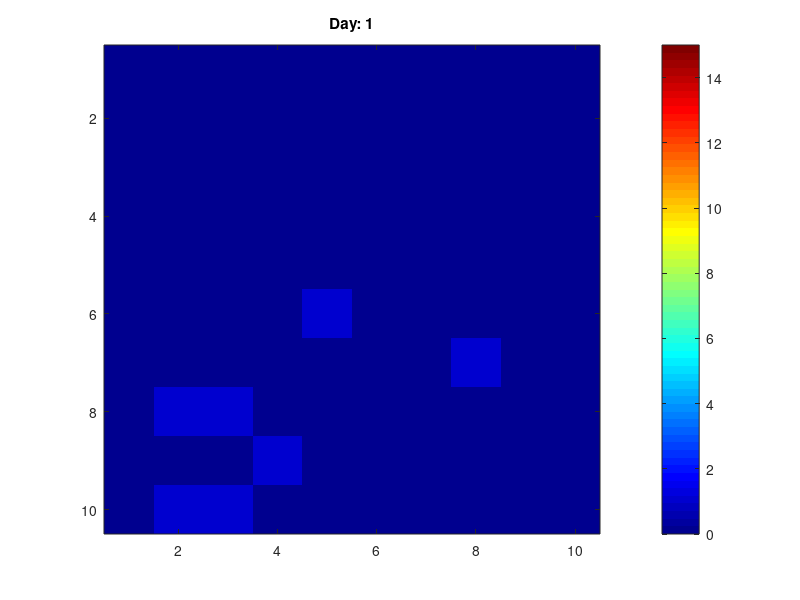

The MATLAB script that drew this image: (Note: this script raises an error after producing the figure.)
% Jackson Prettyman, Matt Bass, Will Johnson
% May 10, 2021
% CA model of COVID infection accross a population

% figure dimensions
rows= 10; %number of rows 
cols = 10; %number of cols
x = 1:rows;
y = 1:cols; 

% simulation constants
days = 14; % number of days
number_iterations = days; % number of iterations 

% creating grid
cell_value = zeros(rows, cols);
cell_value_extend = zeros(rows + 2, cols + 2);
observation_period = {};
observation_period_extend = {};

% constants
length_of_infection = 2; % length in days that infection lasts
length_of_immunity = 5;
transmission_constant = .25; % chance a susceptible becomes infected ...
                             % when interacting with 1 infected
chance_of_death = .15; %chance of a death when sick
chance_of_qurantine = .30; %chance of being quarantined when applicable
chance_of_mask = .5; %chance neighbor is wearing a mask on that check
                             
%cell states
%All of the following are just state varaibles to to be easily changed
%in future simulations
susceptible_state = 0; 
exposed_state = 1;
infectious_state = 2;
recovered_state = 3;
dead_state = 9;
infected_quarantine_state = 10; %goes to this plus length of infection 
susceptible_quarantine_state = 14; %goes to this plus length of infection



% neighbor function for use in infection simulation
% input: coordinates of grid extended
% output: odds of infection given number of infected around susceptible and
% if the neighbor is wearing a mask based on the chance of mask constant
probability_of_infection = @(x, y, cell_value_ex) ...
    ((transmission_constant) ...
    * ((cell_value_ex(x + 1, y) == infectious_state && rand < chance_of_mask) ...
    + (cell_value_ex(x - 1, y) == infectious_state && rand < chance_of_mask)  ...
    + (cell_value_ex(x, y + 1) == infectious_state && rand < chance_of_mask)  ...
    + (cell_value_ex(x, y - 1) == infectious_state && rand < chance_of_mask)));

% initial population values
total_population = rows * cols; % total number of people

% initialization probabilities
probability_initially_susceptible = 0.9; % probability to start susceptible 

% initializing the grid and grid list
initial_infected = 0;
for j = x
    for k = y
        if rand > probability_initially_susceptible
            cell_value(j, k) = cell_value(j, k) + 1;
            initial_infected = initial_infected + 1;
        end
    end
end

cell_value_extend(2:rows + 1, 2:cols + 1) = cell_value;
observation_period{1} = cell_value;
observation_period_extend{1} = cell_value_extend;

% population arrays
susceptible_array = zeros(1, number_iterations);
susceptible_array(1) = total_population - initial_infected;
infected_array = zeros(1, number_iterations);
infected_array(1) = initial_infected;
dead_array = zeros(1,number_iterations);

for i = 2:number_iterations    
     cell_value = observation_period{i - 1};
     cell_value_extend = observation_period_extend{i - 1};
     for row = 2:rows + 1
         for col = 2:cols + 1
             %This first conditional will work with the nested for loop to 
             %apply the neighbor function named probability of infection 
             %to all cells that hold the susceptible state, calculating the
             %odds they get sicks off of how many neoghtbors they have 
             if cell_value(row - 1, col - 1) == susceptible_state
                cell_value(row - 1, col - 1) = ...
                    cell_value(row - 1, col - 1) + (rand < ...
                    probability_of_infection(row, col, cell_value_extend));
                %This second loop, we are checking for the chance to have
                %qurantined susceptible patients. If they have come in
                %contact with infected peoples, but do not get sick, then
                %they will have a chance based on the chance of quarantine
                %variable to be put into quarantine for length of infection
                %days meaning they cannot infect others and do not act as
                %neighbors
                if probability_of_infection(row, col, cell_value_extend) ~= ...
                        susceptible_state && cell_value(row - 1, col - 1) == ...
                        susceptible_state && ...
                        rand <= chance_of_qurantine
                    cell_value(row - 1, col - 1) = ...
                        susceptible_quarantine_state;
                end
             %This conditional is checking for  the non susceptible
             %units that are alive so it can incrament their value showing
             %that they have lasted another day in the simulation. Peoples
             %that are incramented include those in the exposed or
             %infectious state, those in any state of recovery, and those
             %in either quarantine.
             elseif (cell_value(row - 1, col - 1) > susceptible_state && ...
                 cell_value(row - 1, col - 1) < recovered_state+...
                 length_of_immunity) || ...
                 (cell_value(row - 1, col - 1)>dead_state && ...
                   cell_value(row - 1, col - 1)<infected_quarantine_state +...
                   length_of_infection) || ...
                   (cell_value(row - 1, col - 1) >= ...
                   susceptible_quarantine_state && ...
                   cell_value(row - 1, col - 1) < ...
                   susceptible_quarantine_state + length_of_infection)
                cell_value(row - 1, col - 1) = ...
                    cell_value(row - 1, col - 1) + 1;
                %Checks for if a person in either of the two infected
                %states or the infected quarantine states will die in this
                %step based upon the chance of death variable
                if ((cell_value(row - 1, col - 1) > susceptible_state && ...
                   cell_value(row - 1, col - 1)<recovered_state)|| ...
                   (cell_value(row - 1, col - 1)>dead_state && ...
                   cell_value(row - 1, col - 1)<infected_quarantine_state + ...
                   length_of_infection))...
                   && rand<= chance_of_death
                    cell_value(row - 1, col - 1) = dead_state;
                end
                
               %checks if those in the exposed state are put into
               %quarantine based on the varaible chance of quarantine
                if cell_value(row - 1, col - 1) == exposed_state && ...
                        rand <= chance_of_qurantine
                    cell_value(row - 1, col - 1) = infected_quarantine_state;
                end
                %checks for if the person is at the end of immunity or of
                %their susceptible quarantine and are returned to the
                %susceptible_state
                if cell_value(row - 1, col - 1) == recovered_state+...
                   length_of_immunity || ...
                   cell_value(row - 1, col - 1) == ...
                   susceptible_quarantine_state + length_of_infection
                    cell_value(row - 1, col - 1) = susceptible_state;
                    
                end
                %Checks for those coming out of infectious quarantine who
                %survived and puts them in the recovered state 
                if cell_value(row - 1, col - 1) == ...
                   infected_quarantine_state + length_of_infection
                        cell_value(row - 1, col - 1) = recovered_state;
                end
             end
             %the following conditionals check values to implament graphs
             %for population tracking
             if cell_value(row - 1, col - 1) == susceptible_state
                 susceptible_array(i) = susceptible_array(i) + 1;
             elseif cell_value(row - 1, col - 1) > susceptible_state && ...
                     cell_value(row - 1, col - 1) < recovered_state
                 infected_array(i) = infected_array(i)+1;
             elseif cell_value(row - 1, col - 1) == dead_state
                 dead_array(i) = dead_array(i) + 1;
             end
         end 
     end
     cell_value_extend(2:rows + 1, 2:cols + 1) = cell_value;
     observation_period{i} = cell_value;
     observation_period_extend{i} = cell_value_extend;
end






%Plotting the CA for each time step

upper_cv_bound = 15;
lower_cv_bound = 0;

%set the color map
set(groot,'DefaultFigureColormap',jet(64));
figure;
for i=1:1:number_iterations
    
    ca_model = observation_period{i};
   
    %Get max and mic cell value for the entire CA simulation
    
    imagesc(ca_model);
    caxis([lower_cv_bound,upper_cv_bound]);
    title(sprintf('Day: %d',i));
    cbh = colorbar();
    cbh.Ticks = linspace(0, 4, 1); 
    hold;
    axis equal; axis tight; axis xy;
    
    %wait to go onto next image
    fprintf('Waiting for any key to be pressed\n');
    w = waitforbuttonpress;

end
t = 1:number_iterations;

figure();
plot(t,infected_array, t, dead_array, t, susceptible_array);
title("Number of infected dead and susceptable over the simulation");
xlabel("Days");
ylabel("Number of Infected People");
legend("Infected", "Dead", "Susceptible");

